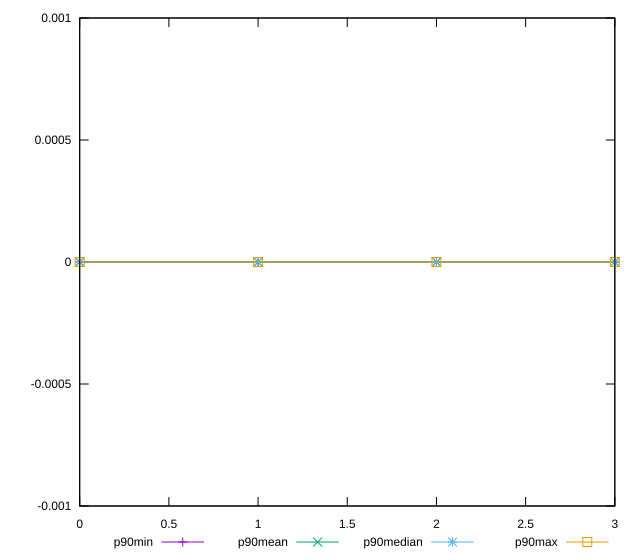

Write gnuplot code to recreate this figure.
reset

$p90Min <<EOF
0 0
1 0
2 0
3 0
EOF

$p90Mean <<EOF
0 0
1 0
2 0
3 0
EOF

$p90Median <<EOF
0 0
1 0
2 0
3 0
EOF

$p90Max <<EOF
0 0
1 0
2 0
3 0
EOF

set key outside below
set xrange [0:3]
set yrange [-0.001:0.001]
set trange [-0.001:0.001]
set terminal svg size 640, 560 enhanced background rgb 'white'
set output "reports/report_00033_2021-03-01T14-23-16.841Z/efficient-animated-content/progression/value.svg"

plot $p90Min title "p90min" with linespoints, \
     $p90Mean title "p90mean" with linespoints, \
     $p90Median title "p90median" with linespoints, \
     $p90Max title "p90max" with linespoints

reset
